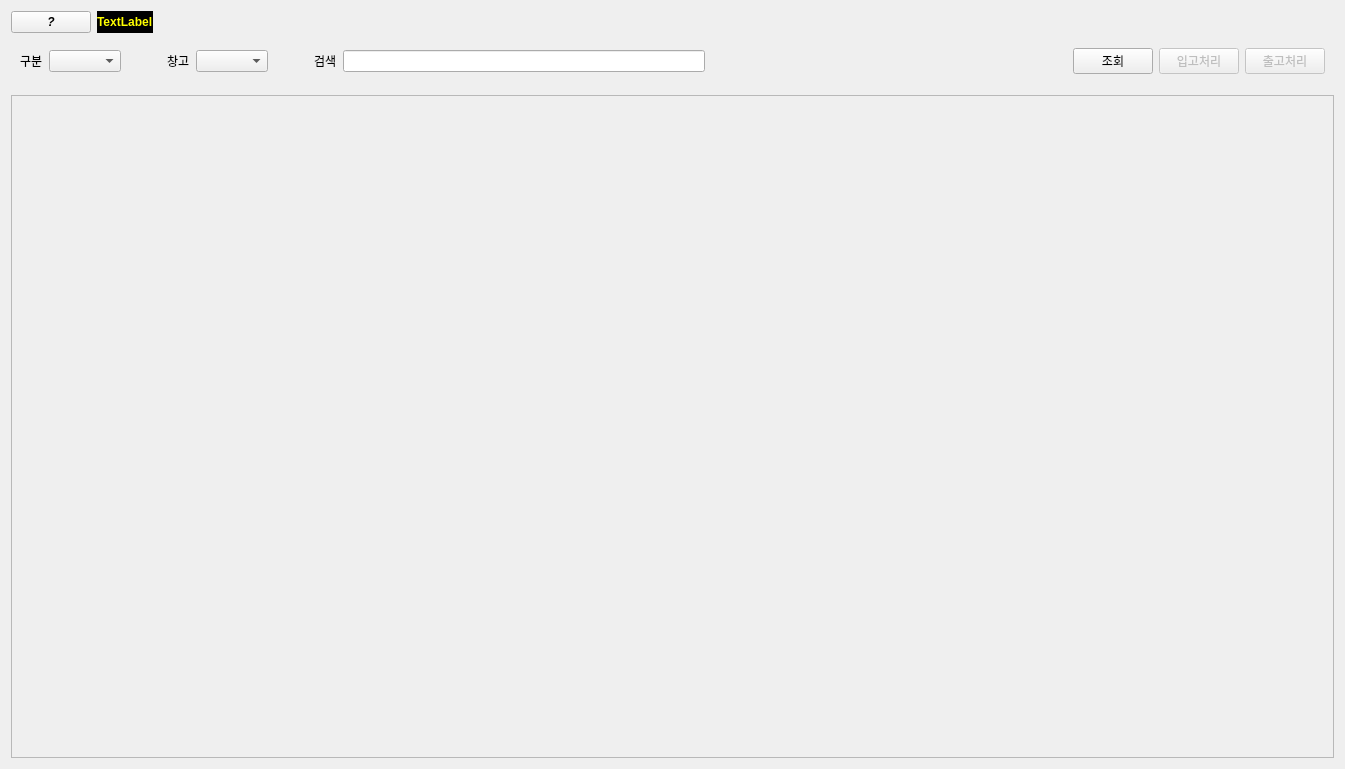
<?xml version="1.0" encoding="UTF-8"?>
<ui version="4.0">
 <class>Tab_App</class>
 <widget class="QWidget" name="Tab_App">
  <property name="geometry">
   <rect>
    <x>0</x>
    <y>0</y>
    <width>1345</width>
    <height>769</height>
   </rect>
  </property>
  <property name="sizePolicy">
   <sizepolicy hsizetype="Preferred" vsizetype="MinimumExpanding">
    <horstretch>0</horstretch>
    <verstretch>0</verstretch>
   </sizepolicy>
  </property>
  <property name="windowTitle">
   <string>Form</string>
  </property>
  <layout class="QVBoxLayout" name="verticalLayout">
   <item>
    <widget class="QFrame" name="frame_info">
     <property name="sizePolicy">
      <sizepolicy hsizetype="Preferred" vsizetype="Fixed">
       <horstretch>0</horstretch>
       <verstretch>0</verstretch>
      </sizepolicy>
     </property>
     <property name="frameShape">
      <enum>QFrame::NoFrame</enum>
     </property>
     <property name="frameShadow">
      <enum>QFrame::Raised</enum>
     </property>
     <layout class="QHBoxLayout" name="horizontalLayout">
      <property name="leftMargin">
       <number>0</number>
      </property>
      <property name="topMargin">
       <number>0</number>
      </property>
      <property name="rightMargin">
       <number>0</number>
      </property>
      <property name="bottomMargin">
       <number>0</number>
      </property>
      <item>
       <widget class="QPushButton" name="pb_info">
        <property name="sizePolicy">
         <sizepolicy hsizetype="Fixed" vsizetype="Fixed">
          <horstretch>0</horstretch>
          <verstretch>0</verstretch>
         </sizepolicy>
        </property>
        <property name="font">
         <font>
          <italic>true</italic>
          <bold>true</bold>
         </font>
        </property>
        <property name="text">
         <string>?</string>
        </property>
       </widget>
      </item>
      <item>
       <widget class="QLabel" name="label_target">
        <property name="font">
         <font>
          <bold>true</bold>
         </font>
        </property>
        <property name="styleSheet">
         <string notr="true">background-color:black;color:yellow;</string>
        </property>
        <property name="text">
         <string>TextLabel</string>
        </property>
       </widget>
      </item>
      <item>
       <spacer name="horizontalSpacer">
        <property name="orientation">
         <enum>Qt::Horizontal</enum>
        </property>
        <property name="sizeHint" stdset="0">
         <size>
          <width>1238</width>
          <height>20</height>
         </size>
        </property>
       </spacer>
      </item>
     </layout>
    </widget>
   </item>
   <item>
    <widget class="QFrame" name="frame_header">
     <property name="sizePolicy">
      <sizepolicy hsizetype="Preferred" vsizetype="Fixed">
       <horstretch>0</horstretch>
       <verstretch>0</verstretch>
      </sizepolicy>
     </property>
     <property name="frameShape">
      <enum>QFrame::NoFrame</enum>
     </property>
     <property name="frameShadow">
      <enum>QFrame::Plain</enum>
     </property>
     <layout class="QHBoxLayout" name="horizontalLayout_2">
      <item>
       <widget class="QLabel" name="label">
        <property name="text">
         <string>구분</string>
        </property>
       </widget>
      </item>
      <item>
       <widget class="QComboBox" name="comboBox_Company"/>
      </item>
      <item>
       <spacer name="horizontalSpacer_2">
        <property name="orientation">
         <enum>Qt::Horizontal</enum>
        </property>
        <property name="sizeType">
         <enum>QSizePolicy::Minimum</enum>
        </property>
        <property name="sizeHint" stdset="0">
         <size>
          <width>40</width>
          <height>20</height>
         </size>
        </property>
       </spacer>
      </item>
      <item>
       <widget class="QLabel" name="label_2">
        <property name="text">
         <string>창고</string>
        </property>
       </widget>
      </item>
      <item>
       <widget class="QComboBox" name="comboBox_Sulbi"/>
      </item>
      <item>
       <spacer name="horizontalSpacer_3">
        <property name="orientation">
         <enum>Qt::Horizontal</enum>
        </property>
        <property name="sizeType">
         <enum>QSizePolicy::Minimum</enum>
        </property>
        <property name="sizeHint" stdset="0">
         <size>
          <width>40</width>
          <height>20</height>
         </size>
        </property>
       </spacer>
      </item>
      <item>
       <widget class="QLabel" name="label_3">
        <property name="text">
         <string>검색</string>
        </property>
       </widget>
      </item>
      <item>
       <widget class="QLineEdit" name="lineEdit"/>
      </item>
      <item>
       <spacer name="horizontalSpacer_4">
        <property name="orientation">
         <enum>Qt::Horizontal</enum>
        </property>
        <property name="sizeHint" stdset="0">
         <size>
          <width>40</width>
          <height>20</height>
         </size>
        </property>
       </spacer>
      </item>
      <item>
       <widget class="QPushButton" name="PB_Search">
        <property name="text">
         <string>조회</string>
        </property>
       </widget>
      </item>
      <item>
       <widget class="QPushButton" name="PB_In">
        <property name="enabled">
         <bool>false</bool>
        </property>
        <property name="text">
         <string>입고처리</string>
        </property>
       </widget>
      </item>
      <item>
       <widget class="QPushButton" name="PB_Out">
        <property name="enabled">
         <bool>false</bool>
        </property>
        <property name="text">
         <string>출고처리</string>
        </property>
       </widget>
      </item>
     </layout>
    </widget>
   </item>
   <item>
    <widget class="Wid_Pagination" name="wid_pagination" native="true">
     <property name="sizePolicy">
      <sizepolicy hsizetype="Preferred" vsizetype="Fixed">
       <horstretch>0</horstretch>
       <verstretch>0</verstretch>
      </sizepolicy>
     </property>
    </widget>
   </item>
   <item>
    <widget class="QFrame" name="main_frame">
     <property name="frameShape">
      <enum>QFrame::StyledPanel</enum>
     </property>
     <property name="frameShadow">
      <enum>QFrame::Raised</enum>
     </property>
     <layout class="QVBoxLayout" name="vLayout_main_frame">
      <item>
       <widget class="Wid_Table_for_재고관리_제품_관리" name="Wid_Table" native="true"/>
      </item>
     </layout>
    </widget>
   </item>
  </layout>
 </widget>
 <customwidgets>
  <customwidget>
   <class>Wid_Table_for_재고관리_제품_관리</class>
   <extends>QWidget</extends>
   <header>modules.PyQt.Tabs.재고관리.tables.table_재고관리_제품_관리</header>
   <container>1</container>
  </customwidget>
  <customwidget>
   <class>Wid_Pagination</class>
   <extends>QWidget</extends>
   <header>modules.PyQt.compoent_v2.pagenation.wid_pagination</header>
   <container>1</container>
  </customwidget>
 </customwidgets>
 <resources/>
 <connections/>
</ui>
